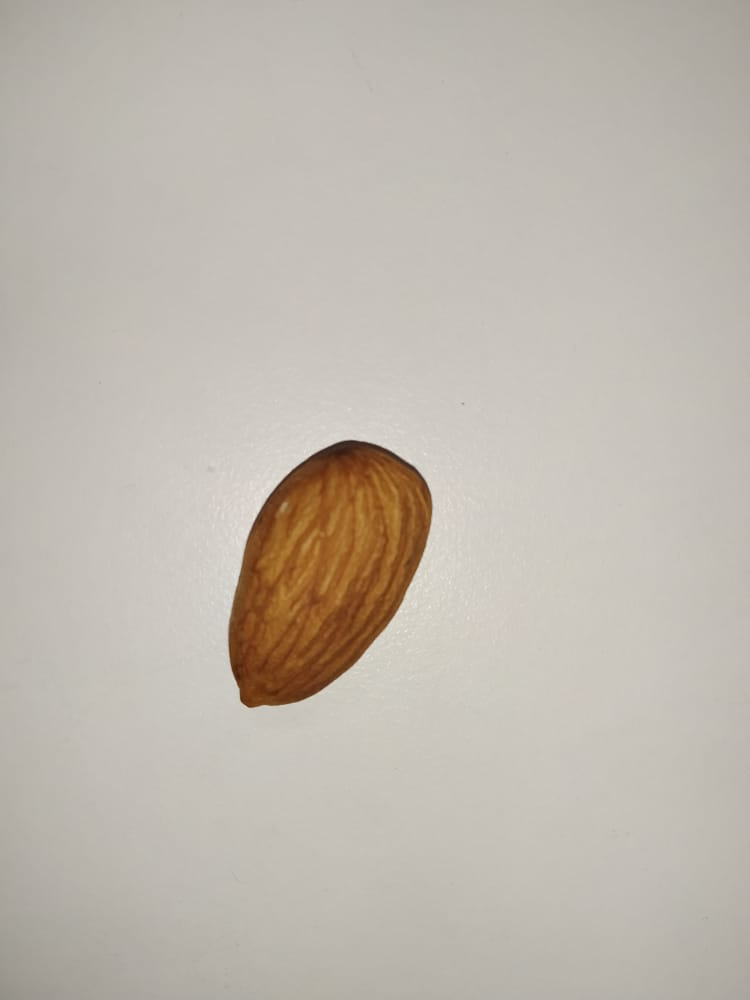
#> input picture Test_Image/IMG-20200819-WA0005.jpg, 750 x 1000 px, found by its file name
$ python Test_Pilled_Almond.py
#> lines starting #> are read from the running program, lines starting #| are printed output that depends on the picture; after the words box and inside, x2 and y2 are one past the last pixel; in counts of white or black regions, pixels touching at a corner belong together
# -*- coding: utf-8 -*-

import cv2
import numpy as np

#start video frame
frame = cv2.imread("IMG-20200819-WA0005.jpg")
#> frame is the input picture: shape (1000, 750, 3); mean B, G, R 174.6, 183.9, 190.8

# converting  BGR to HSV Frame
hsv = cv2.cvtColor(frame, cv2.COLOR_BGR2HSV)
#> hsv: shape (1000, 750, 3); mean H, S, V 18.1, 24.3, 190.8

#pilled almond range
white_lower = np.array([7, 100, 100], np.uint8)
white_upper = np.array([27, 255, 255], np.uint8)


# finding the range of white color in the image
white = cv2.inRange(hsv, white_lower, white_upper)
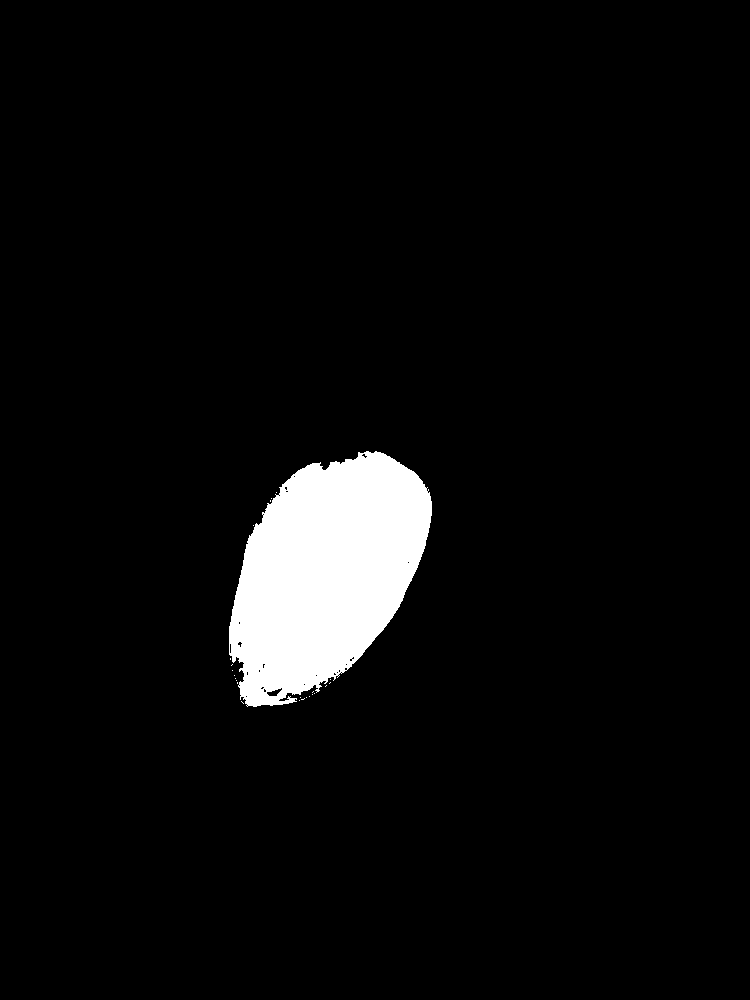
#> white: shape (1000, 750); 4.7% white; 24 white regions (23 under 20 px), largest, box (x1, y1, x2, y2) and area: (229, 451, 432, 707) 35148


kernal = np.ones((5, 5), "uint8")

# dilation of the image ( to remove noise) create mask for white color
white = cv2.dilate(white, kernal, iterations=1)
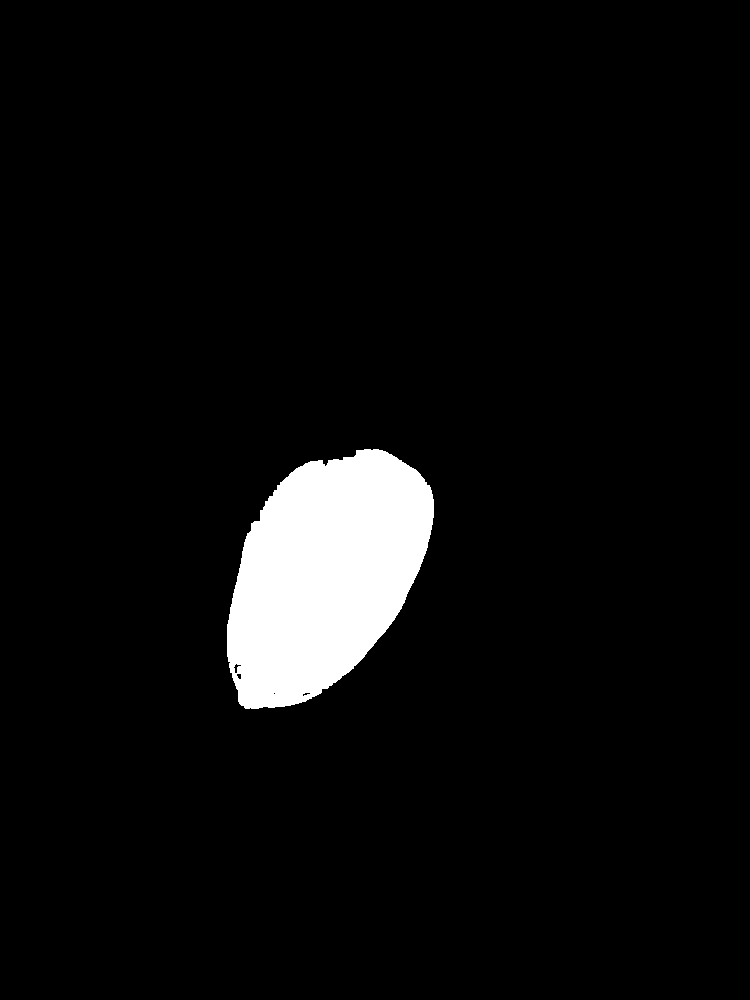
#> white: shape (1000, 750); 5% white; 1 white region
res = cv2.bitwise_and(frame, frame, mask=white)
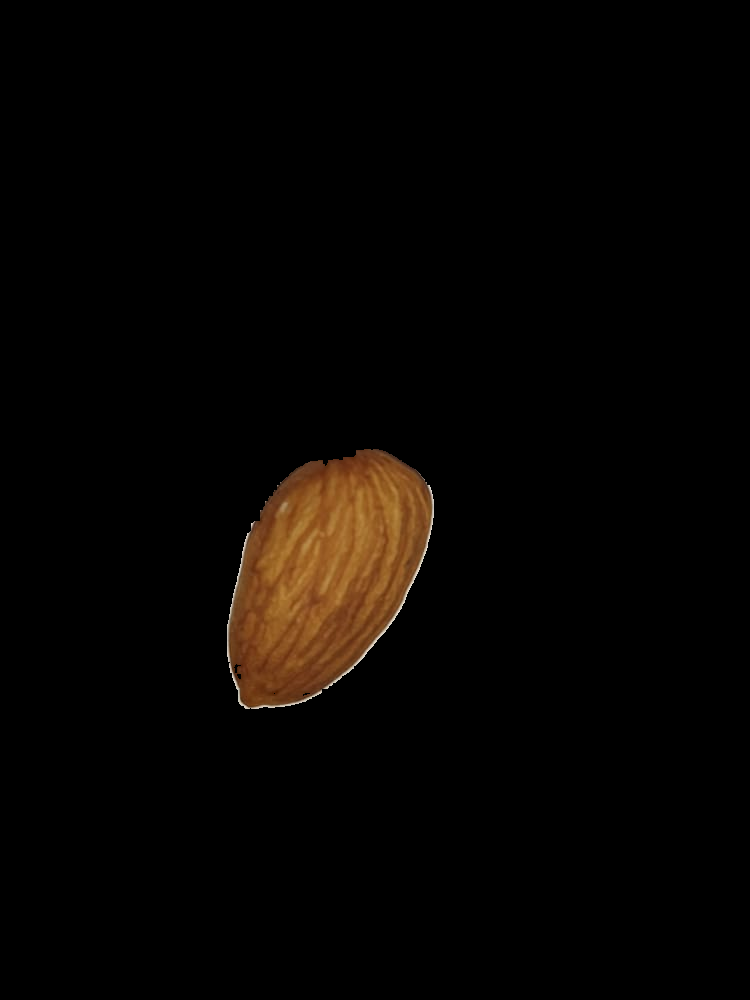
#> res: shape (1000, 750, 3); mean B, G, R 2, 4.3, 6.9


contours, hierarchy = cv2.findContours(white, cv2.RETR_TREE, cv2.CHAIN_APPROX_SIMPLE)
#> contours = 5 contours, 2 with area under 20; largest, box (x1, y1, x2, y2) and area: (227, 449, 434, 709) 37407, (233, 663, 242, 674) 35, (236, 673, 242, 680) 23
for pic, contour in enumerate(contours):
    area = cv2.contourArea(contour)
    if area > 4000:  # if white color object size is grater than 1000 it will create reactangle area
        x, y, w, h = cv2.boundingRect(contour)
        frame = cv2.rectangle(frame, (x, y), (x + w, y + h), (255, 255, 255), 2)
        cv2.putText(frame, "Pilled Almond", (x, y), cv2.FONT_HERSHEY_SIMPLEX, 1, (255, 255, 255))
#> this loop made 5 passes
#> (area, x, y, w, h) on pass 1: (37407, 227, 449, 207, 260)
#> area on passes 4 to 5: 23, 35
#> pass 1, `frame = cv2.rectangle(frame, (x, y), (x + w, y + h), (255, 255, 255), 2)`:
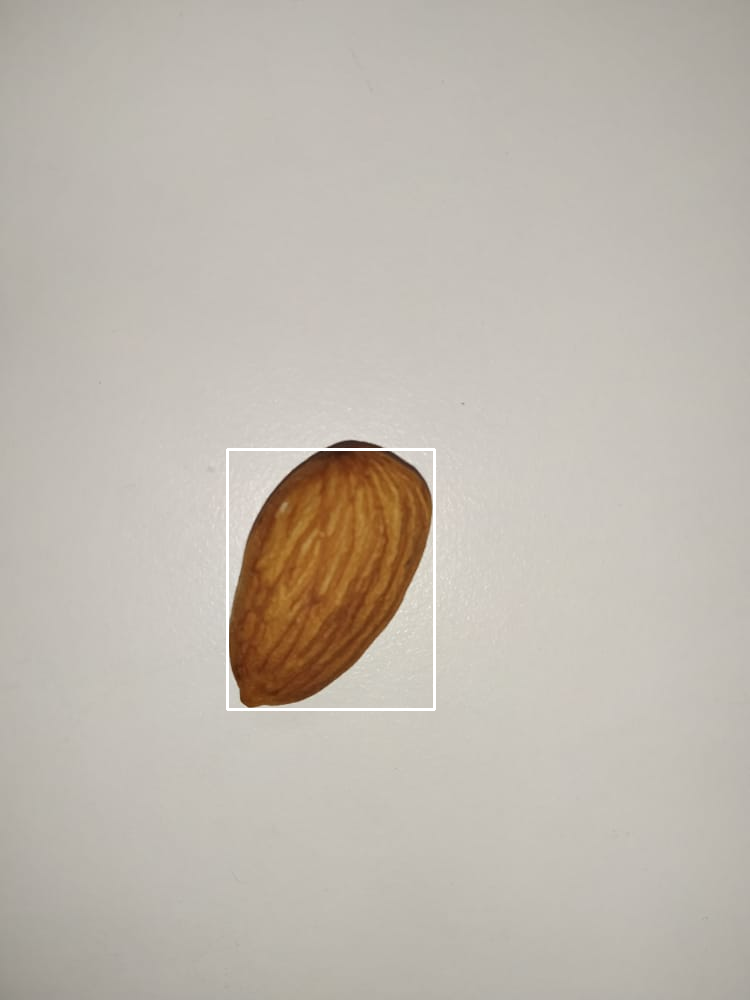
#> frame: shape (1000, 750, 3); 0.37% of pixels changed, all inside (x1, y1, x2, y2) = (226, 448, 436, 711)
#> after the loop:
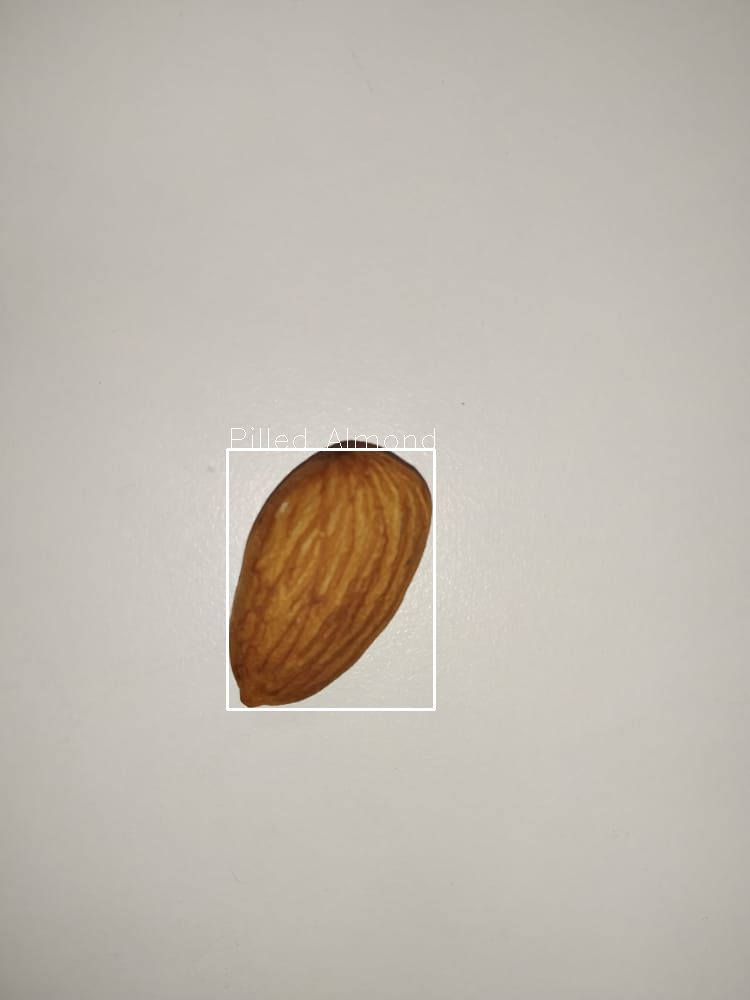
#> frame: shape (1000, 750, 3); 0.06% of pixels changed, all inside (x1, y1, x2, y2) = (231, 427, 435, 448)


cv2.imwrite("test_IMG-20200819-WA0005.jpg",frame)

$ run again, with Test_Image/IMG-20200819-WA0007.jpg copied over Test_Image/IMG-20200819-WA0005.jpg
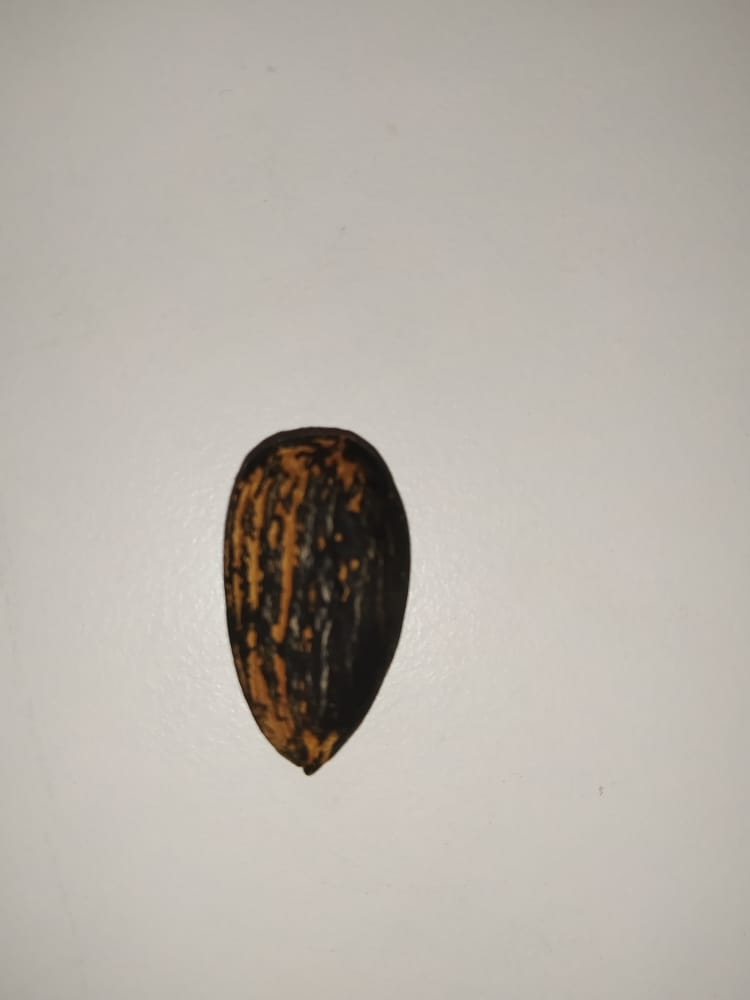
#> input picture Test_Image/IMG-20200819-WA0007.jpg, 750 x 1000 px, found by its file name
#> frame is the input picture: shape (1000, 750, 3); mean B, G, R 168.9, 176.8, 182.6
#> hsv: shape (1000, 750, 3); mean H, S, V 17.7, 23, 182.6
#> `white = cv2.inRange(hsv, white_lower, white_upper)`:
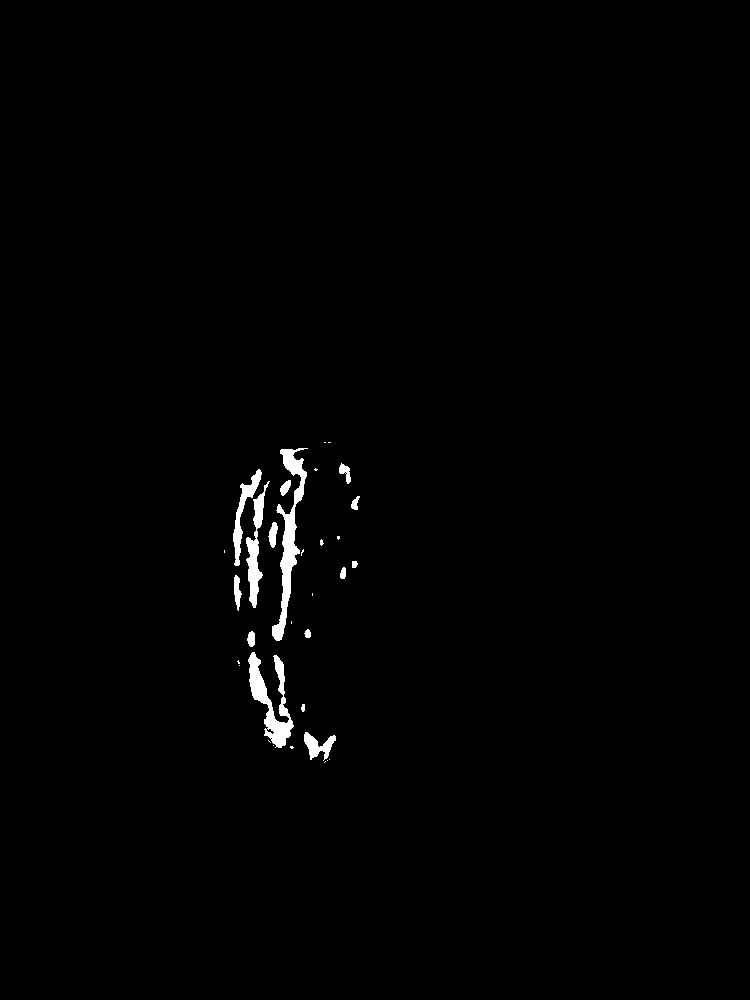
#> white: shape (1000, 750); 0.91% white; 32 white regions (17 under 20 px), largest, box (x1, y1, x2, y2) and area: (272, 448, 308, 641) 2001, (248, 652, 294, 748) 1668, (246, 481, 270, 608) 1010
#> `white = cv2.dilate(white, kernal, iterations=1)`:
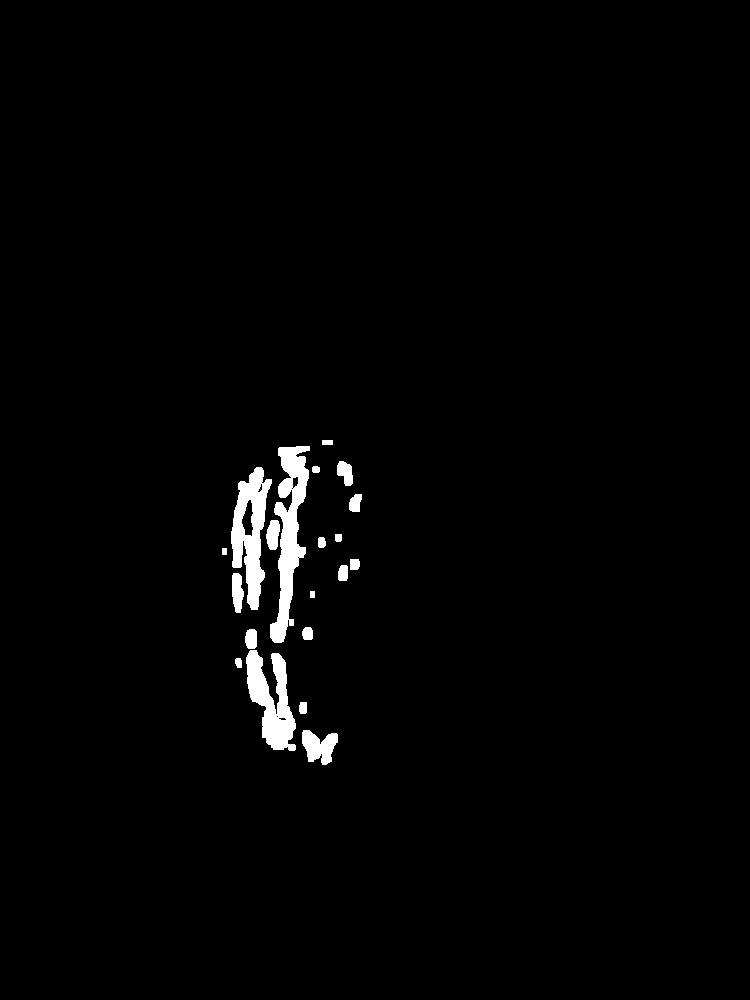
#> white: shape (1000, 750); 1.6% white; 20 white regions
#> contours = 27 contours, 4 with area under 20; largest, box (x1, y1, x2, y2) and area: (270, 446, 310, 643) 3322, (231, 467, 272, 610) 3060, (246, 650, 296, 751) 2587, (302, 730, 338, 765) 742, (232, 573, 244, 613) 326
#> the loop `for pic, contour in enumerate(contours):` made 27 passes
#> area on passes 1, 2, 3, 4, 7, 8, 10, 11: 741.5, 72.5, 47, 2587, 186, 107, 325.5, 124

$ run again, with Test_Image/IMG-20200819-WA0008.jpg copied over Test_Image/IMG-20200819-WA0005.jpg
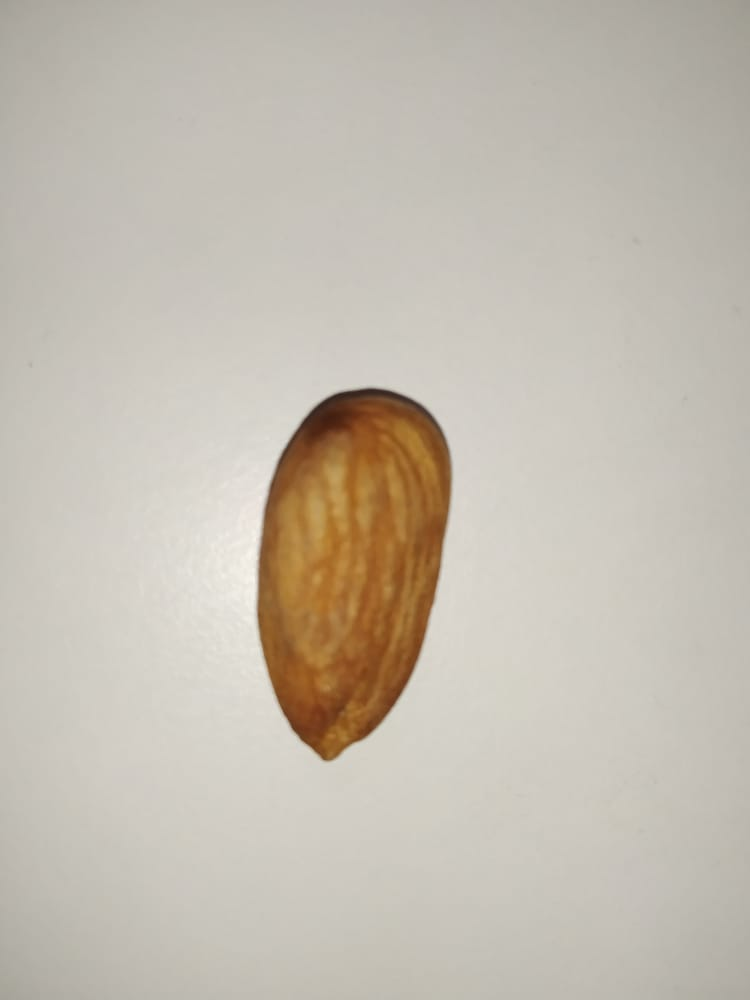
#> input picture Test_Image/IMG-20200819-WA0008.jpg, 750 x 1000 px, found by its file name
#> frame is the input picture: shape (1000, 750, 3); mean B, G, R 176.5, 188.3, 195.5
#> hsv: shape (1000, 750, 3); mean H, S, V 20.7, 27.7, 195.5
#> `white = cv2.inRange(hsv, white_lower, white_upper)`:
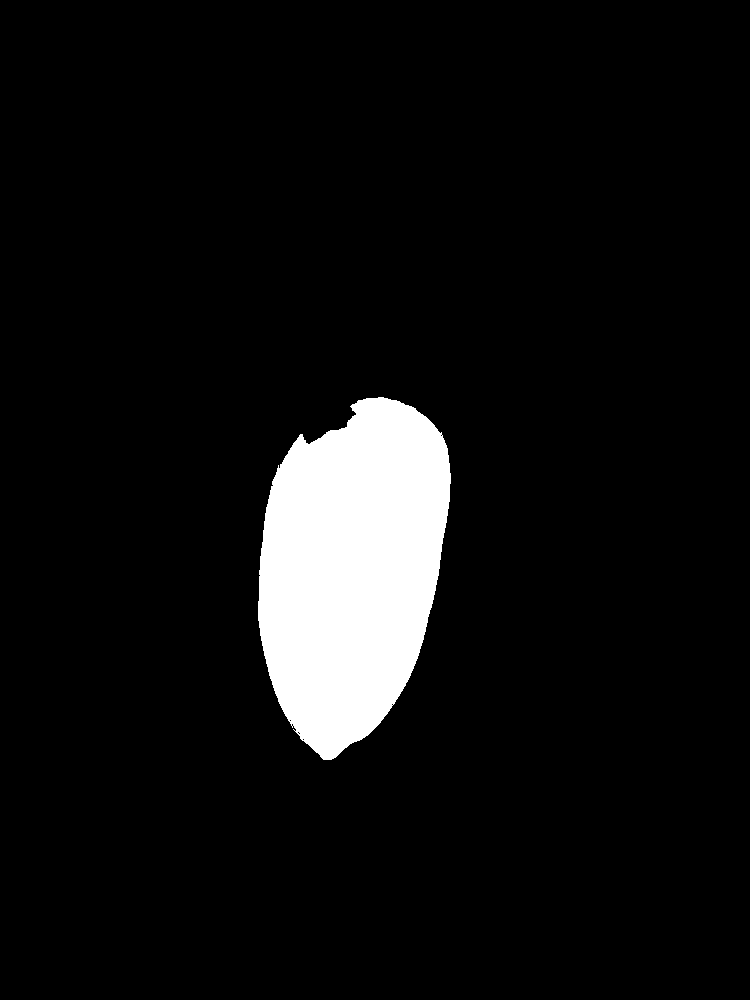
#> white: shape (1000, 750); 6.8% white; 1 white region, box (x1, y1, x2, y2) and area: (258, 397, 451, 760) 51285
#> contours = 1 contour; box (x1, y1, x2, y2) and area: (256, 395, 453, 762) 53172
#> the loop `for pic, contour in enumerate(contours):` made 1 pass
#> (pic, area, x, y, w, h) on pass 1: (0, 53171.5, 256, 395, 197, 367)
#> after the loop `for pic, contour in enumerate(contours):`:
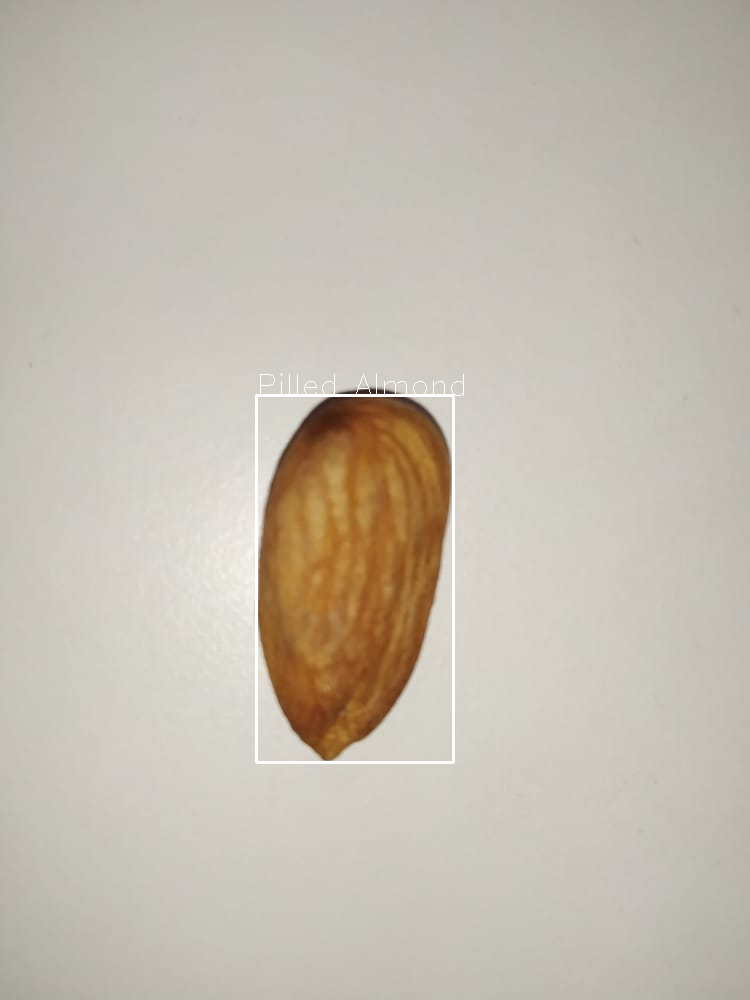
#> frame: shape (1000, 750, 3); mean B, G, R 176.8, 188.6, 195.8
